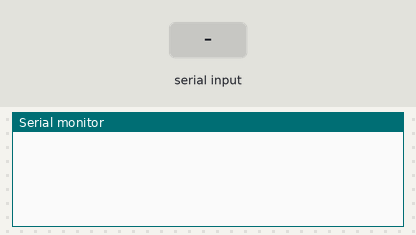
Simulated run of this sketch. Board: Arduino Uno, built with avr-gcc and run on an emulated ATmega328P. Shown: the last lines printed to the serial monitor. Inputs (shaded band) come from the test bench.

Above: at 1.2 s.
1.3 s: "90,45\n" received over Serial
At 2.7 s:
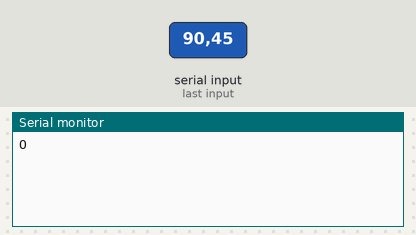
3.8 s: "30,150\n" received over Serial
At 5.8 s:
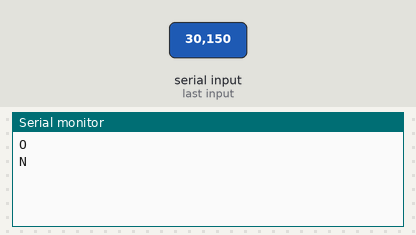

The sketch:

uri1437.ino
```cpp
int readInt() {
  int result;
  char junk;

  while (Serial.available() == 0);
  result = Serial.parseInt();
  while (Serial.available() > 0)
    junk = Serial.read();

  return result;
}

String analize(long result)
{
  long bacon = abs(result % 4);
  String dir = "N";

  switch (bacon) {
    case 1:
      dir = "L"; break;
    case 2:
      dir = "S"; break;
    case 3:
      dir = "O"; break;
  }

  return dir;
}

String func(String arg) {
  long result = 0;

  for (long i = 0; i < arg.length(); ++i)
    if (arg.charAt(i) == 'D')
      ++result;
    else
      --result;

  return analize(result);
}

void setup() {
  Serial.begin(9600);
}

void loop() {
  int instructions = readInt();
  Serial.println(func(Serial.readString()));
}
```

Measured:
- after the input at 1.3 s, the serial monitor: prints a new line after 1.0 s (image 1)
- after the input at 3.8 s, the serial monitor: prints a new line after 1.0 s (image 2)
